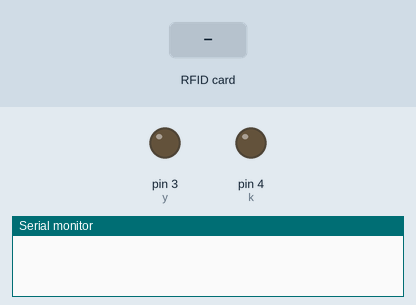
The sketch below on a simulated Arduino Uno, built with avr-gcc and run on an emulated ATmega328P. Shown: output pins drawn as LEDs (lit = HIGH), the last lines printed to the serial monitor. The inputs (shaded band) are chosen by the test bench. Pins used as bus, display or sensor lines are not drawn.

Above: at 1.2 s.
1.3 s: RFID card 5E 7A 19 C4 held to the reader
At 1.7 s:
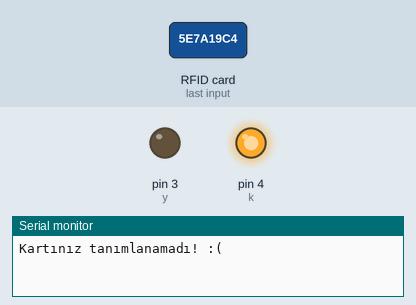
Timing chart, 0 to 4.8 s (numbered marks = the images above; inputs shaded):
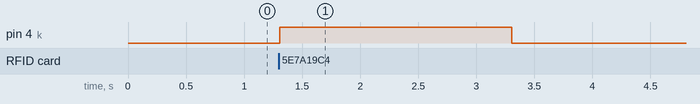

The sketch:

RFID.ino
```cpp
#include <SPI.h>
#include <MFRC522.h>
#define k 4
#define y 3
MFRC522 rfid(10,9);
byte kart[4] = {183,254,207,215};


void setup()
{
  Serial.begin(9600);
  SPI.begin();
  rfid.PCD_Init();
  pinMode(k,OUTPUT);
 pinMode(y,OUTPUT);
}

void loop()
{
        digitalWrite(y,0);
        digitalWrite(k,0);
  if ( ! rfid.PICC_IsNewCardPresent())
    return;
  if ( ! rfid.PICC_ReadCardSerial())
    return;

  if (rfid.uid.uidByte[0] == kart[0] &&

    rfid.uid.uidByte[1] == kart[1] &&
    rfid.uid.uidByte[2] == kart[2] &&
    rfid.uid.uidByte[3] == kart[3] ) {
             Serial.print("İyi günler hoşgeldiniz! :)\n");
           digitalWrite(y,HIGH);
          delay(1000);
          digitalWrite(k,LOW);
    }

    else{
      Serial.println("Kartınız tanımlanamadı! :(");
        digitalWrite(k,1);
        digitalWrite(y,0);
        delay(2000);
    }
  rfid.PICC_HaltA();
}
```

Measured:
- after the input at 1.3 s, pin 4 (k): LOW → HIGH at once, → LOW 2.0 s later
